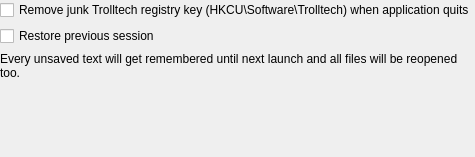
<?xml version="1.0" encoding="UTF-8"?>
<ui version="4.0">
 <class>SettingsGeneral</class>
 <widget class="QWidget" name="SettingsGeneral">
  <property name="geometry">
   <rect>
    <x>0</x>
    <y>0</y>
    <width>459</width>
    <height>157</height>
   </rect>
  </property>
  <layout class="QFormLayout" name="formLayout">
   <property name="leftMargin">
    <number>0</number>
   </property>
   <property name="topMargin">
    <number>0</number>
   </property>
   <property name="rightMargin">
    <number>0</number>
   </property>
   <property name="bottomMargin">
    <number>0</number>
   </property>
   <item row="0" column="0">
    <widget class="QCheckBox" name="m_checkRemoveTrolltechJunk">
     <property name="text">
      <string>Remove junk Trolltech registry key (HKCU\Software\Trolltech) when application quits</string>
     </property>
    </widget>
   </item>
   <item row="1" column="0">
    <widget class="QCheckBox" name="m_checkRestoreSession">
     <property name="text">
      <string>Restore previous session</string>
     </property>
    </widget>
   </item>
   <item row="2" column="0" colspan="2">
    <widget class="QLabel" name="m_lblRestoreSession">
     <property name="text">
      <string>Every unsaved text will get remembered until next launch and all files will be reopened too.</string>
     </property>
     <property name="wordWrap">
      <bool>true</bool>
     </property>
     <property name="buddy">
      <cstring>m_checkRestoreSession</cstring>
     </property>
    </widget>
   </item>
  </layout>
 </widget>
 <tabstops>
  <tabstop>m_checkRemoveTrolltechJunk</tabstop>
  <tabstop>m_checkRestoreSession</tabstop>
 </tabstops>
 <resources/>
 <connections/>
</ui>
